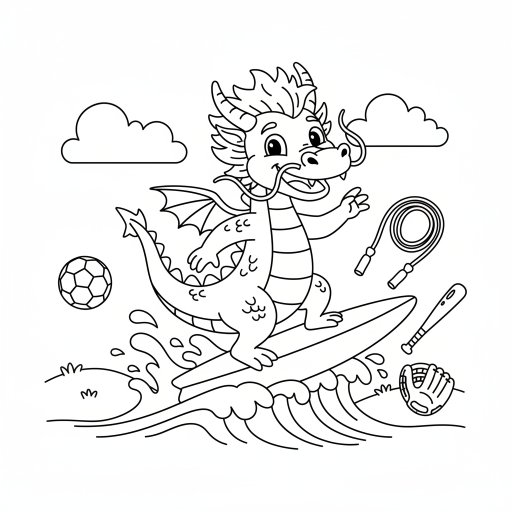
#> input picture media/image/genai_response_20251109T120523Z.png, 1024 x 1024 px (shown at 1/2 size)
$ python -i image_utils.py   (imports and definitions only)
#> lines starting #> are read from the running program, lines starting #| are printed output that depends on the picture; after the words box and inside, x2 and y2 are one past the last pixel; in counts of white or black regions, pixels touching at a corner belong together
"""
Image processing utilities for raw printer data generation.
This module provides common functions used by multiple endpoints.
"""
import logging
from PIL import Image
from pathlib import Path

logger = logging.getLogger(__name__)


def generate_raw_image_data(image_path: str, invert: bool = True) -> bytes:
    """
    Convert an image to raw binary data suitable for the printer.

    This is the canonical function used by all endpoints to ensure consistency.

    Process:
    1. Load the image
    2. Resize to 48 bytes per row (384 pixels), preserving aspect ratio
    3. Convert to 1-bit using Floyd-Steinberg dithering
    4. Pack into raw bytes (row-major, LSB-first)
    5. Optionally invert bits based on the invert parameter

    Args:
        image_path: Full path to the image file
        invert: Whether to invert bits (True = invert, False = no inversion)

    Returns:
        bytes: Raw binary data for the printer
    """
#> called with invert = True
    try:
        logger.info(f"Generating raw image data from: {image_path}, invert={invert}")

        with Image.open(image_path) as img:
            # Bytes per row requested by the printer
#> img is the input picture: PIL image 1024x1024 RGB; mean R, G, B 238.6, 238.7, 238.5
            width_bytes = 48
            width_px = width_bytes * 8  # 384 pixels

            orig_w, orig_h = img.size
#> orig_w = 1024; orig_h = 1024
            # Preserve aspect ratio: compute new height for width_px
            new_w = width_px
            new_h = max(1, int(orig_h * (new_w / orig_w)))
#> new_h = 384

            # Resize and dither (Floyd-Steinberg)
            gray = img.resize((new_w, new_h), resample=Image.LANCZOS).convert('L')
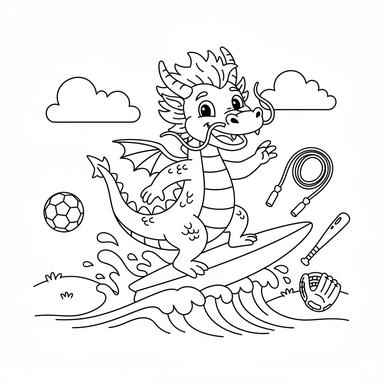
#> gray: PIL image 384x384 L; min 0, max 255, mean 237.9
            bw = gray.convert('1')  # default uses Floyd-Steinberg dither
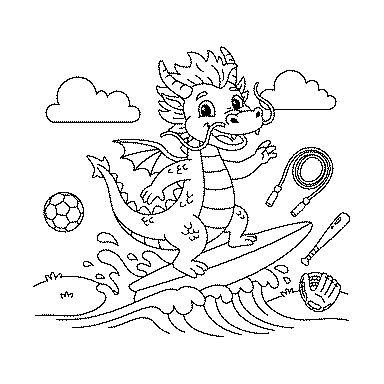
#> bw: PIL image 384x384 1; 93.3% white; black in thin lines or dots, all inside (x1, y1, x2, y2) = (33, 46, 350, 337)

            # Pack into raw bytes (LSB-first per row)
            raw = bytearray()
            for y in range(new_h):
                byte = 0
                bits = 0
                for x in range(new_w):
                    pixel = bw.getpixel((x, y))
                    # pixel is 0 (black) or 255 (white)
                    bit = 1 if pixel == 0 else 0

                    # Apply inversion if requested
                    if invert:
                        bit ^= 1

                    # LSB-first: place bit at current bit position (0..7)
                    byte |= (bit << bits)
                    bits += 1
                    if bits == 8:
                        raw.append(byte & 0xFF)
                        byte = 0
                        bits = 0
                if bits > 0:
                    # Leftover bits are already in low-order positions; pad high bits with 0
                    raw.append(byte & 0xFF)

            # Ensure row length
            expected_len = new_h * width_bytes
#> expected_len = 18432
            if len(raw) != expected_len:
                logger.warning(f"Raw length {len(raw)} does not match expected {expected_len}; adjusting")
                if len(raw) > expected_len:
                    raw = raw[:expected_len]
                else:
                    raw.extend(b'\x00' * (expected_len - len(raw)))

            logger.info(f"Generated raw image data: {len(raw)} bytes ({new_w}x{new_h} pixels), inverted={invert}")

            return bytes(raw)

    except Exception as e:
        logger.error(f"Error generating raw image data: {e}")
        raise


def flip_bits(data: bytes) -> bytes:
    """
    Flip all bits in the given byte data (0→1, 1→0).

    This is used to reverse the inversion of already-processed raw image data.

    Args:
        data: Raw byte data

    Returns:
        bytes: Data with all bits flipped
    """
    return bytes(b ^ 0xFF for b in data)

>>> result = generate_raw_image_data('../media/image/genai_response_20251109T120523Z.png')

$ run again, on media/image/genai_response_20260111T193127Z.png
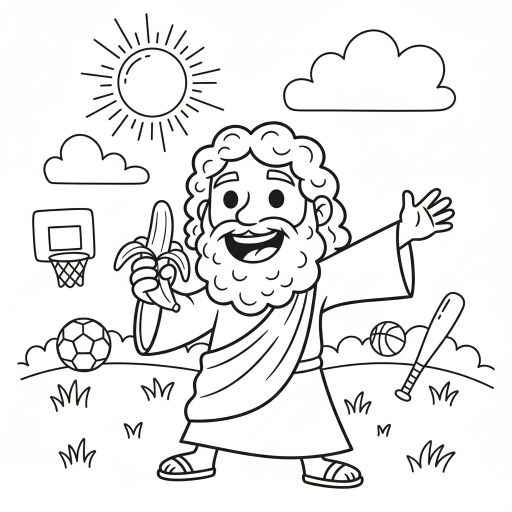
#> input picture media/image/genai_response_20260111T193127Z.png, 1024 x 1024 px (shown at 1/2 size)
#> in generate_raw_image_data, img is the input picture: PIL image 1024x1024 RGB; mean R, G, B 233.9, 234, 233.7
#> in generate_raw_image_data, `gray = img.resize((new_w, new_h), resample=Image.LANCZOS).convert('L')`:
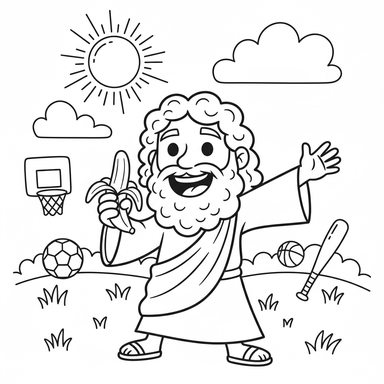
#> gray: PIL image 384x384 L; min 0, max 255, mean 233.3
#> in generate_raw_image_data, `bw = gray.convert('1')`:
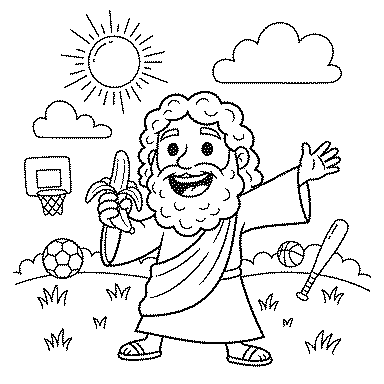
#> bw: PIL image 384x384 1; 91.6% white; black in thin lines or dots, all inside (x1, y1, x2, y2) = (13, 10, 371, 367)
